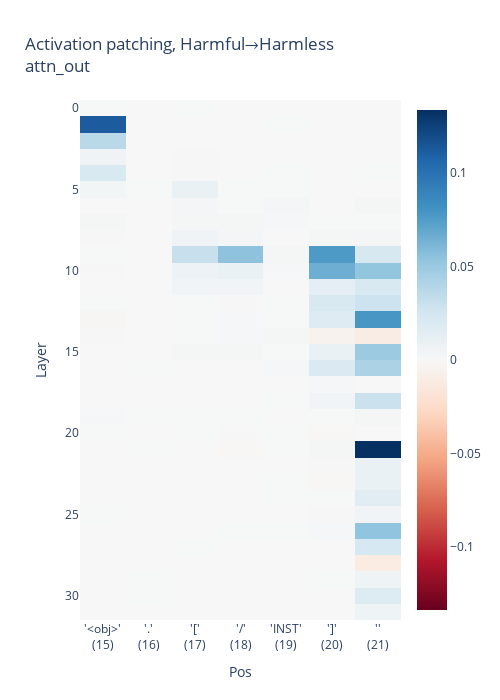
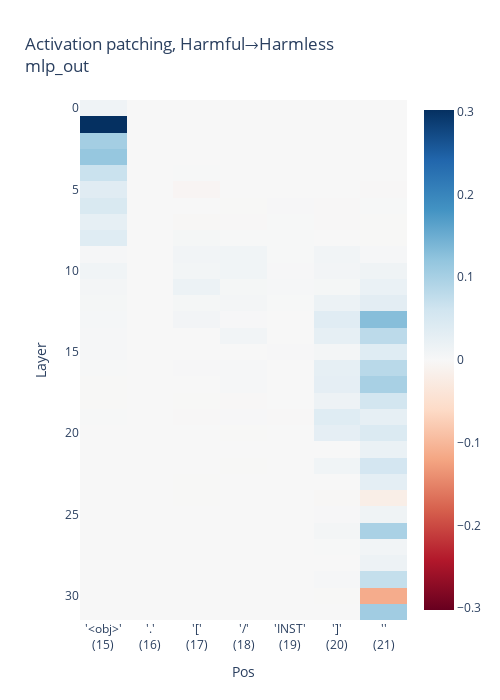

Here is the notebook cell these charts were saved with, in order:
### Markdown cell above
#### FTL patching - MLP, attn

### Code cell
seq_len = harmless_dataset.prompt_toks.shape[-1]

for activation_type in ["attn_out", "mlp_out"]:
    patching_metrics = np.zeros((tl_model.cfg.n_layers, seq_len - object_tok_pos))

    for pos in range(object_tok_pos, seq_len):
        for layer in tqdm.tqdm(range(tl_model.cfg.n_layers), desc=f"patching pos={pos}"):

            hook_fn = functools.partial(
                activation_patching_hook,
                pos=pos,
                cache_to_patch_from=harmful_cache,
            )

            tl_model.reset_hooks()
            activation_patching_logits = tl_model.run_with_hooks(
                 harmless_dataset.prompt_toks,
                fwd_hooks=[(tl_utils.get_act_name(activation_type, layer), hook_fn)],
            )

            patching_metrics[layer, pos - object_tok_pos] = ftl_patching_metric(activation_patching_logits)

    fig = px.imshow(
        patching_metrics,
        title=f"Activation patching, Harmful→Harmless</br></br>{activation_type}",
        labels={"x": "Pos", "y": "Layer"},
        width=500, height=700,
        color_continuous_scale="RdBu",
        color_continuous_midpoint=0,
        x=pos_labels,
        y=list(range(tl_model.cfg.n_layers)),
    )
    fig.show()

### Figure 1 — Plotly figure (JSON) as saved in the notebook; plotly's stock layout.template omitted (floating-point values rounded to 4 significant figures; data arrays with more than 128 entries replaced by an {"elided": "..."} marker saying what was removed)
{"data": [{"coloraxis": "coloraxis", "hovertemplate": "Pos: %{x}<br>Layer: %{y}<br>color: %{z}<extra></extra>", "name": "0", "type": "heatmap", "x": ["'<obj>'</br></br>(15)", "'.'</br></br>(16)", "'['</br></br>(17)", "'/'</br></br>(18)", "'INST'</br></br>(19)", "']'</br></br>(20)", "''</br></br>(21)"], "xaxis": "x", "y": [0, 1, 2, 3, 4, 5, 6, 7, 8, 9, 10, 11, 12, 13, 14, 15, 16, 17, 18, 19, 20, 21, 22, 23, 24, 25, 26, 27, 28, 29, 30, 31], "yaxis": "y", "z": {"elided": "32x7 float values"}}], "layout": {"coloraxis": {"cmid": 0, "colorscale": [[0, "rgb(103,0,31)"], [0.1, "rgb(178,24,43)"], [0.2, "rgb(214,96,77)"], [0.3, "rgb(244,165,130)"], [0.4, "rgb(253,219,199)"], [0.5, "rgb(247,247,247)"], [0.6, "rgb(209,229,240)"], [0.7, "rgb(146,197,222)"], [0.8, "rgb(67,147,195)"], [0.9, "rgb(33,102,172)"], [1, "rgb(5,48,97)"]]}, "height": 700, "title": {"text": "Activation patching, Harmful→Harmless</br></br>attn_out"}, "width": 500, "xaxis": {"anchor": "y", "constrain": "domain", "domain": [0, 1], "scaleanchor": "y", "title": {"text": "Pos"}}, "yaxis": {"anchor": "x", "autorange": "reversed", "constrain": "domain", "domain": [0, 1], "title": {"text": "Layer"}}}}

### Figure 2 — Plotly figure (JSON) as saved in the notebook; plotly's stock layout.template omitted (floating-point values rounded to 4 significant figures; data arrays with more than 128 entries replaced by an {"elided": "..."} marker saying what was removed)
{"data": [{"coloraxis": "coloraxis", "hovertemplate": "Pos: %{x}<br>Layer: %{y}<br>color: %{z}<extra></extra>", "name": "0", "type": "heatmap", "x": ["'<obj>'</br></br>(15)", "'.'</br></br>(16)", "'['</br></br>(17)", "'/'</br></br>(18)", "'INST'</br></br>(19)", "']'</br></br>(20)", "''</br></br>(21)"], "xaxis": "x", "y": [0, 1, 2, 3, 4, 5, 6, 7, 8, 9, 10, 11, 12, 13, 14, 15, 16, 17, 18, 19, 20, 21, 22, 23, 24, 25, 26, 27, 28, 29, 30, 31], "yaxis": "y", "z": {"elided": "32x7 float values"}}], "layout": {"coloraxis": {"cmid": 0, "colorscale": [[0, "rgb(103,0,31)"], [0.1, "rgb(178,24,43)"], [0.2, "rgb(214,96,77)"], [0.3, "rgb(244,165,130)"], [0.4, "rgb(253,219,199)"], [0.5, "rgb(247,247,247)"], [0.6, "rgb(209,229,240)"], [0.7, "rgb(146,197,222)"], [0.8, "rgb(67,147,195)"], [0.9, "rgb(33,102,172)"], [1, "rgb(5,48,97)"]]}, "height": 700, "title": {"text": "Activation patching, Harmful→Harmless</br></br>mlp_out"}, "width": 500, "xaxis": {"anchor": "y", "constrain": "domain", "domain": [0, 1], "scaleanchor": "y", "title": {"text": "Pos"}}, "yaxis": {"anchor": "x", "autorange": "reversed", "constrain": "domain", "domain": [0, 1], "title": {"text": "Layer"}}}}
